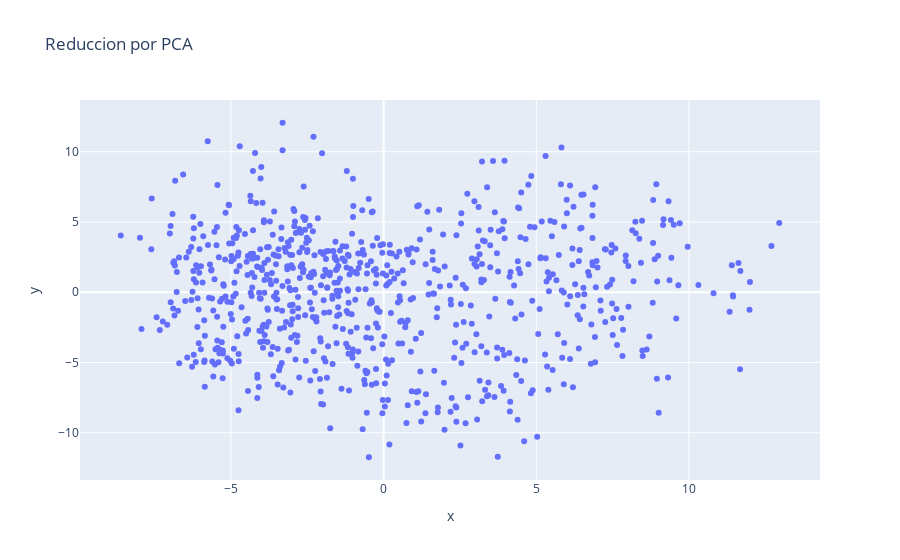

Here is the notebook cell this chart was saved with:
### Code cell
pca = PCA(n_components=2)

vectors_red_cos = pca.fit_transform(vectors_c)

x = vectors_red_cos[:, 0]
y = vectors_red_cos[:, 1]

fig = px.scatter(vectors_red_cos, x, y, hover_name=metadata_c[0], title='Reduccion por PCA')

fig.show()

### Figure 1 — Plotly figure (JSON) as saved in the notebook; plotly's stock layout.template omitted (floating-point values rounded to 4 significant figures; data arrays with more than 128 entries replaced by an {"elided": "..."} marker saying what was removed)
{"data": [{"hovertemplate": "<b>%{hovertext}</b><br><br>x=%{x}<br>y=%{y}<extra></extra>", "hovertext": {"elided": "780 str values"}, "legendgroup": "", "marker": {"color": "#636efa", "symbol": "circle"}, "mode": "markers", "name": "", "orientation": "v", "showlegend": false, "type": "scatter", "x": {"elided": "780 float values"}, "xaxis": "x", "y": {"elided": "780 float values"}, "yaxis": "y"}], "layout": {"legend": {"tracegroupgap": 0}, "title": {"text": "Reduccion por PCA"}, "xaxis": {"anchor": "y", "domain": [0, 1], "title": {"text": "x"}}, "yaxis": {"anchor": "x", "domain": [0, 1], "title": {"text": "y"}}}}
